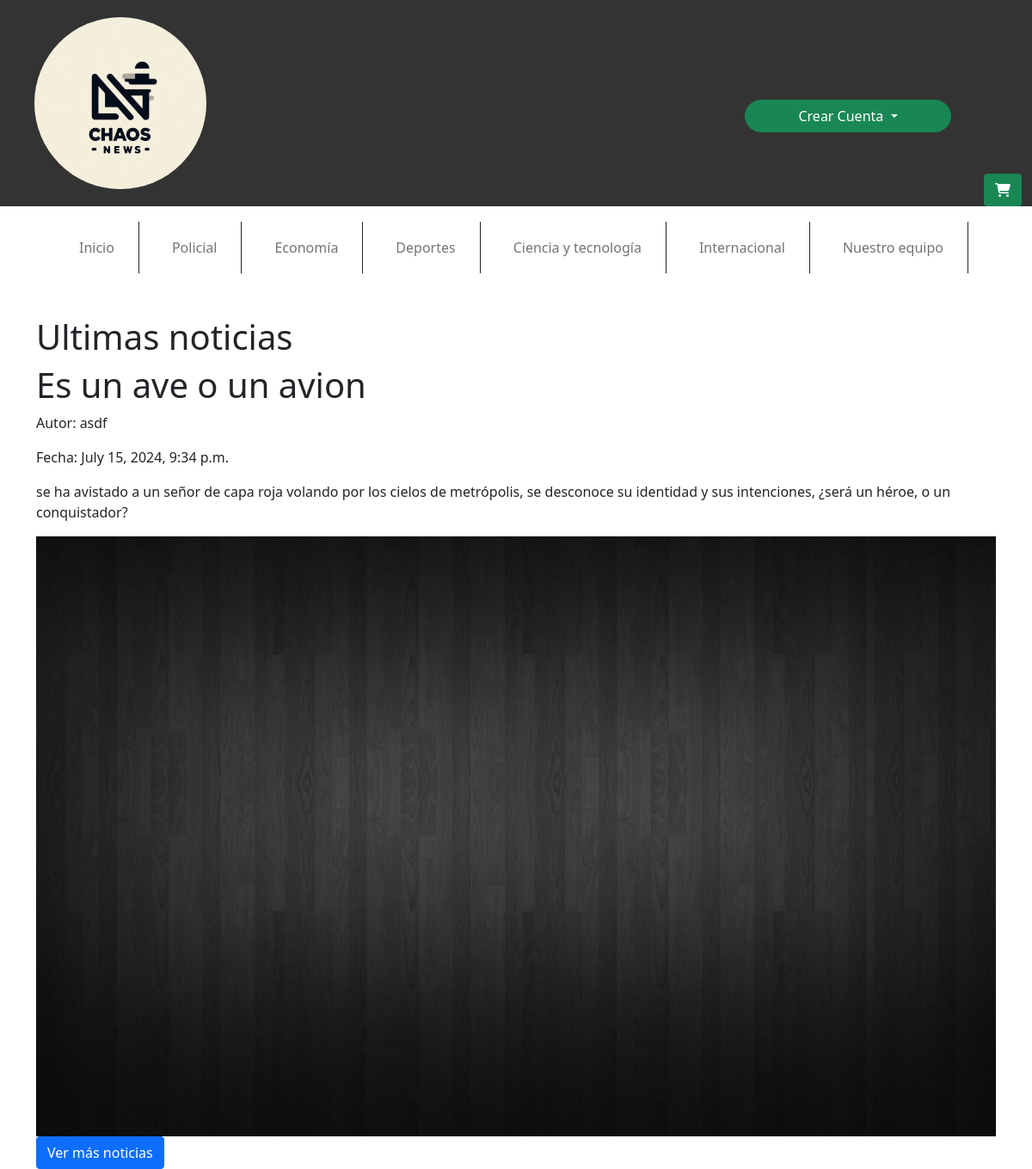
The app's page /subir_noticias/noticia/20/ with its own data.
### subir_noticias/models.py (models this page shows, shortened)
class Noticia(models.Model):
    CATEGORIAS = [
        ('----', '---'),
        ('policial', 'Policial'),
        ('economia', 'Economía'),
        ('deportes', 'Deportes'),
        ('ciencia_tecnologia', 'Ciencia y Tecnología'),
        ('internacional', 'Internacional'),
    ]
    titulo = models.CharField(max_length=200)
    contenido = models.TextField()
    ubicacion = models.CharField(max_length=100)
    categoria = models.CharField(max_length=50, choices=CATEGORIAS)
    autor = models.ForeignKey(User, on_delete=models.CASCADE)
    fecha_publicacion = models.DateTimeField(auto_now_add=True)
    aprobada = models.BooleanField(default=False)
    rechazada = models.BooleanField(default=False)
    motivo_rechazo = models.TextField(blank=True, null=True)
    publicada = models.BooleanField(default=False)

class Imagen(models.Model):
    noticia = models.ForeignKey('Noticia', related_name='imagenes', on_delete=models.CASCADE)
    imagen = models.ImageField(upload_to='imagenes/')

### subir_noticias/views.py (the view)
# urls.py: path('noticia/<int:noticia_id>/', views.ver_noticia_publicada, name='ver_noticia_publicada'),
def ver_noticia_publicada(request, noticia_id):
    noticia = get_object_or_404(Noticia, id=noticia_id, aprobada=True, publicada=True)
    imagenes = Imagen.objects.filter(noticia=noticia)
    return render(request, 'subir_noticias/ver_noticia_publicada.html', {'noticia': noticia, 'imagenes': imagenes})

### subir_noticias/templates/subir_noticias/ver_noticia_publicada.html (shortened to what this page needs)
{% load static %}
<!DOCTYPE html>
<html lang="en">
<head>
    <link rel="stylesheet" href="{% static 'css/estiloindex.css' %}">
    <link href="https://cdn.jsdelivr.net/npm/bootstrap@5.0.2/dist/css/bootstrap.min.css" rel="stylesheet">
</head>
<body>
    <header class="container-fluid d-flex align-items-center justify-content-between">
        <section id="logo" class="text-center text-lg-start">
            <a href="{% url 'index' %}">
                <img src="{% static 'img/Logo.jpg' %}" alt="Logo" id="imgLogo" class="img-fluid">
            </a>
        </section>
        <section id="log_in" class="mt-auto">
            {% if user.is_authenticated %}
                <div id="divUsuario" class="dropdown">
                    <button type="button" id="boton" class="btn btn-success rounded-pill dropdown-toggle" data-bs-toggle="dropdown" aria-expanded="false">
                        {{ user }}
                    </button>
                    <ul class="dropdown-menu dropdown-menu-dark">
                        <li><a id="userCenter" class="dropdown-item" href="{% url 'userCenter' %}">Configuraciones</a></li>
                        <li><a class="dropdown-item" href="{% url 'logout' %}">Cerrar Sesion</a></li>
                    </ul>
                </div>
            {% else %}
                <form action="#" id="formulario">
                    <div id="divUsuario" class="dropdown">
                        <button type="button" id="boton" class="btn btn-success rounded-pill dropdown-toggle" data-bs-toggle="dropdown" aria-expanded="false">
                            Crear Cuenta
                        </button>
                    </div>
                </form>
            {% endif %}
        </section>
        <section class="mt-auto">
            <a href="{% url 'view_cart' %}" class="btn btn-success position-relative">
                <i class="fas fa-shopping-cart"></i>
            </a>
        </section>
    </header>
    <nav class="navbar navbar-expand-lg navbar-light">
        <div class="container-md">
            <div class="collapse navbar-collapse" id="navbarCollapse">
                <ul id="nav" class="navbar-nav mb-2 mn-lg-0 mx-auto">
                    <li class="border-end border-dark nav-item">
                        <a href="{% url 'index' %}" class="nav-link text-decoration-none">Inicio</a>
                    </li>
                    <li class="border-end border-dark nav-item">
                        <a href="#" class="nav-link text-decoration-none">Policial</a>
                    </li>
                    <li class="border-end border-dark nav-item">
                        <a href="{% url 'noticias_economia' %}" class="nav-link text-decoration-none">Economía</a>
                    </li>
                    <li class="border-end border-dark nav-item">
                        <a href="{% url 'noticias_deportes' %}" class="nav-link text-decoration-none">Deportes</a>
                    </li>
                    <li class="border-end border-dark nav-item">
                        <a href="{% url 'noticias_ciencia_tecnologia' %}" class="nav-link text-decoration-none">Ciencia y tecnología</a>
                    </li>
                    <li class="border-end border-dark nav-item">
                        <a href="{% url 'noticias_internacionales' %}" class="nav-link text-decoration-none">Internacional</a>
                    </li>
                    <li class="border-end border-dark nav-item">
                        <a href="{% url 'periodistas' %}" class="nav-link text-decoration-none">Nuestro equipo</a>
                    </li>
                </ul>
            </div>
        </div>
    </nav>
    <main class="container mt-4">
        <h1>Ultimas noticias</h1>
        <h1>{{ noticia.titulo }}</h1>
        <p>Autor: {{ noticia.autor.username }}</p>
        <p>Fecha: {{ noticia.fecha_publicacion }}</p>
        <p>{{ noticia.contenido }}</p>
        <div class="imagenes">
            {% for imagen in imagenes %}
                <img src="{{ imagen.imagen.url }}" alt="Imagen de la noticia" class="img-fluid">
            {% endfor %}
        </div>
        <a href="{% url 'noticias_publicadas' %}" class="btn btn-primary">Ver más noticias</a>
    </main>
</body>
</html>

### records on screen
Noticia: titulo "Es un ave o un avion", autor.username "asdf", fecha_publicacion "July 15, 2024, 9:34 p.m.", contenido "se ha avistado a un señor de capa roja volando por los cielos de metrópolis, se desconoce su identidad y sus intenciones, ¿será un héroe, o un conquistador?"
Imagen: imagen (picture)
